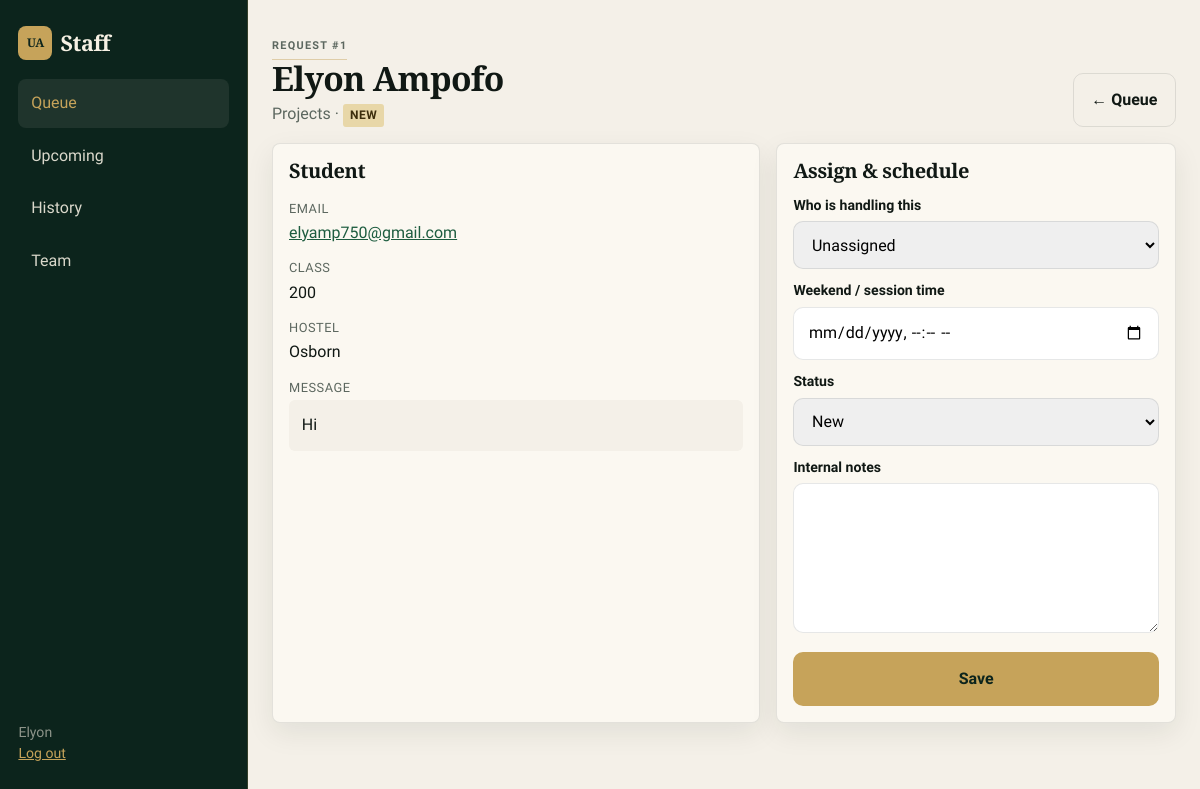
/staff/request.php?id=1 (signed in), run on the app's committed database.
### tables this page shows
CREATE TABLE staff (
      id INTEGER PRIMARY KEY AUTOINCREMENT,
      name TEXT NOT NULL,
      email TEXT NOT NULL UNIQUE,
      password_hash TEXT NOT NULL,
      role TEXT NOT NULL DEFAULT 'member',
      created_at TEXT NOT NULL DEFAULT CURRENT_TIMESTAMP
    );

CREATE TABLE bookings (
      id INTEGER PRIMARY KEY AUTOINCREMENT,
      student_name TEXT NOT NULL,
      email TEXT NOT NULL,
      class_name TEXT NOT NULL,
      hostel TEXT NOT NULL,
      service TEXT NOT NULL,
      message TEXT NOT NULL,
      status TEXT NOT NULL DEFAULT 'new',
      assigned_to INTEGER NULL,
      session_at TEXT NULL,
      staff_notes TEXT NULL,
      created_at TEXT NOT NULL DEFAULT CURRENT_TIMESTAMP,
      updated_at TEXT NOT NULL DEFAULT CURRENT_TIMESTAMP,
      FOREIGN KEY (assigned_to) REFERENCES staff(id) ON DELETE SET NULL
    );

### includes/helpers.php (called while the page is built, shortened)
<?php
function db(): PDO
{
  static $pdo;
  if ($pdo instanceof PDO) return $pdo;
  $dir = dirname(__DIR__) . '/data';
  $pdo = new PDO('sqlite:' . $dir . '/uniassist.sqlite', null, null, [
    PDO::ATTR_ERRMODE => PDO::ERRMODE_EXCEPTION,
    PDO::ATTR_DEFAULT_FETCH_MODE => PDO::FETCH_ASSOC,
  ]);
  $pdo->exec('PRAGMA foreign_keys = ON');
  return $pdo;
}
function e(?string $value): string
{
  return htmlspecialchars((string) $value, ENT_QUOTES, 'UTF-8');
}
function booking_statuses(): array
{
  return ['new' => 'New', 'assigned' => 'Assigned', 'scheduled' => 'Scheduled', 'done' => 'Done', 'cancelled' => 'Cancelled'];
}

### includes/auth.php (called while the page is built, shortened)
<?php
require_once __DIR__ . '/helpers.php';
function current_staff(): ?array
{
  $stmt = db()->prepare('SELECT id, name, email, role FROM staff WHERE id = ?');
  $stmt->execute([(int) $_SESSION['staff_id']]);
  return $stmt->fetch() ?: null;
}
function require_staff(): array
{
  $staff = current_staff();
  return $staff;
}

### staff/request.php (the view, shortened to what this page needs)
<?php
require_once __DIR__ . '/../includes/auth.php';
require_once __DIR__ . '/../includes/layout.php';
$staff = require_staff();
$id = (int) ($_GET['id'] ?? 0);
$stmt = db()->prepare('SELECT b.*, s.name AS assignee FROM bookings b LEFT JOIN staff s ON s.id = b.assigned_to WHERE b.id = ?');
$stmt->execute([$id]);
$booking = $stmt->fetch();
staff_layout_start('Request #' . $id, 'queue', $staff);
?>
<div class="staff-hero">
  <div>
    <p class="eyebrow">Request #<?= (int) $booking['id'] ?></p>
    <h1><?= e($booking['student_name']) ?></h1>
    <p><?= e($booking['service']) ?> · <?= status_badge($booking['status']) ?></p>
  </div>
  <a class="btn btn-ghost dark" href="index.php">← Queue</a>
</div>
<div class="detail-grid">
  <section class="panel">
    <h2>Student</h2>
    <dl>
      <div class="kv"><dt>Email</dt><dd><a href="history.php?email=<?= e(urlencode($booking['email'])) ?>"><?= e($booking['email']) ?></a></dd></div>
      <div class="kv"><dt>Class</dt><dd><?= e($booking['class_name']) ?></dd></div>
      <div class="kv"><dt>Hostel</dt><dd><?= e($booking['hostel']) ?></dd></div>
      <div class="kv"><dt>Message</dt><dd class="note-box"><?= e($booking['message']) ?></dd></div>
    </dl>
  </section>
  <section class="panel">
    <h2>Assign &amp; schedule</h2>
    <form method="post" class="modal-form">
      <label><span>Who is handling this</span>
        <select name="assigned_to">
          <option value="">Unassigned</option>
        </select>
      </label>
      <label><span>Weekend / session time</span>
        <input type="datetime-local" name="session_at" value="<?= $booking['session_at'] ? e(date('Y-m-d\TH:i', strtotime($booking['session_at']))) : '' ?>" />
      </label>
      <label><span>Status</span>
        <select name="status">
          <?php foreach (booking_statuses() as $key => $label): ?>
            <option value="<?= e($key) ?>" <?= $booking['status'] === $key ? 'selected' : '' ?>><?= e($label) ?></option>
          <?php endforeach; ?>
        </select>
      </label>
      <label><span>Internal notes</span>
        <textarea name="staff_notes" rows="5"><?= e($booking['staff_notes'] ?? '') ?></textarea>
      </label>
      <button type="submit" class="btn btn-primary">Save</button>
    </form>
  </section>
</div>
<?php staff_layout_end();

### includes/layout.php (shortened to what this page needs)
<?php
function staff_layout_start(string $title, string $active, array $staff): void
{
  $nav = [
    'queue' => ['index.php', 'Queue'],
    'upcoming' => ['upcoming.php', 'Upcoming'],
    'history' => ['history.php', 'History'],
    'team' => ['team.php', 'Team'],
  ];
  ?>
<!doctype html>
<html lang="en">
<head>
  <link rel="stylesheet" href="../css/styles.css?v=3" />
  <link rel="stylesheet" href="../css/staff.css?v=3" />
</head>
<body class="staff-body has-sidebar">
  <aside class="sidebar" id="site-sidebar">
    <a class="logo sidebar-brand" href="index.php"><span class="logo-mark">UA</span> Staff</a>
    <nav class="sidebar-nav">
      <?php foreach ($nav as $key => [$href, $label]): ?>
        <a href="<?= e($href) ?>" class="<?= $active === $key ? 'is-active' : '' ?>"><?= e($label) ?></a>
      <?php endforeach; ?>
    </nav>
    <p class="sidebar-foot">
      <?= e($staff['name']) ?><br>
      <a href="logout.php">Log out</a>
    </p>
  </aside>
  <main class="staff-main container">
  <?php
}
function staff_layout_end(): void
{
  ?>
  </main>
</body>
</html>
  <?php
}
function status_badge(string $status): string
{
  return '<span class="badge badge-' . e($status) . '">' . e(booking_statuses()[$status] ?? $status) . '</span>';
}

### css/styles.css (style rules this page uses)
:root { --bg: #f4f0e8; --surface: #fbf8f1; --ink: #101814; --muted: #5c675f; --line: rgba(16, 24, 20, 0.1); --forest: #0c241c; --gold: #c6a35a; --gold-2: #d8b86c; --green: #1d5c3f; --radius: 14px; --max-width: 1140px; --header-h: 56px; --sidebar-w: 248px; --shadow-1: 0 10px 28px rgba(12, 36, 28, 0.08); --shadow-2: 0 28px 56px rgba(12, 36, 28, 0.16); --hero-img: url("../img/20260727_135242.jpg"); }
* { box-sizing: border-box; }
html { scroll-behavior: smooth; scroll-padding-top: calc(var(--header-h) + 10px); -webkit-text-size-adjust: 100%; }
body { margin: 0; min-height: 100dvh; font-family: "Source Sans 3", system-ui, sans-serif; background: var(--bg); color: var(--ink); line-height: 1.55; }
a { color: var(--green); }
.container { max-width: var(--max-width); margin: 0 auto; padding: 0 1rem; }
h1, h2, h3, .logo { font-family: "Cormorant Garamond", Georgia, serif; letter-spacing: -0.02em; line-height: 1.12; font-weight: 600; }
.logo { display: inline-flex; align-items: center; gap: 0.5rem; color: #f7f1e4; text-decoration: none; font-size: 1.2rem; }
.logo-mark { width: 34px; height: 34px; border-radius: 8px; display: grid; place-items: center; background: var(--gold); color: var(--forest); font-size: 0.75rem; font-weight: 700; }
.sidebar { position: fixed; top: 0; bottom: 0; left: 0; z-index: 80; width: 248px; max-width: 86vw; background: var(--forest); color: #f7f1e4; padding: calc(1.1rem + env(safe-area-inset-top, 0px)) 1.15rem 1.3rem; display: flex; flex-direction: column; gap: 1.2rem; transform: translateX(-110%); transition: transform .22s ease; border-right: 1px solid rgba(198,163,90,.22); box-shadow: 12px 0 40px rgba(0,0,0,.25); overflow-y: auto; }
.sidebar-brand { font-size: 1.35rem; }
.sidebar-nav { display: grid; gap: 0.25rem; }
.sidebar-nav a, .sidebar-nav button { color: rgba(247,241,228,.88); text-decoration: none; background: none; border: 0; font: inherit; text-align: left; padding: 0.75rem 0.8rem; min-height: 48px; border-radius: 8px; cursor: pointer; display: flex; align-items: center; }
.sidebar-nav a.is-active, .sidebar-nav a:hover, .sidebar-nav button:hover { background: rgba(247,241,228,.08); color: var(--gold); }
.sidebar-foot { margin-top: auto; color: rgba(247,241,228,.55); font-size: 0.88rem; }
.sidebar-foot a { color: var(--gold); }
.btn { display: inline-flex; align-items: center; justify-content: center; min-height: 48px; padding: 0.85rem 1.1rem; width: 100%; border-radius: 10px; border: 1px solid transparent; font: inherit; font-weight: 600; cursor: pointer; text-decoration: none; }
.btn-primary { background: var(--gold); color: var(--forest); }
.btn-ghost { background: transparent; color: #f7f1e4; border-color: rgba(247,241,228,.35); }
.btn-ghost.dark { color: var(--ink); border-color: var(--line); }
.eyebrow { color: var(--gold); font-size: 0.68rem; font-weight: 600; letter-spacing: 0.12em; text-transform: uppercase; border-bottom: 1px solid rgba(198,163,90,.45); padding: 0.25rem 0; display: inline-block; }
.modal-form { display: grid; gap: 0.7rem; }
label span { display: block; margin-bottom: 0.3rem; font-weight: 600; font-size: 0.88rem; }
input, textarea, select { width: 100%; min-height: 48px; padding: 0.75rem 0.85rem; border: 1px solid var(--line); border-radius: 10px; font: inherit; font-size: 16px; }
@media (min-width: 900px) { :root { --header-h: 0px; } }
@media (min-width: 900px) { .container { padding: 0 1.5rem; } }
@media (min-width: 900px) { .sidebar { transform: translateX(0); width: var(--sidebar-w); max-width: none; padding-top: 1.6rem; box-shadow: none; } }
@media (min-width: 900px) { body.has-sidebar { padding-left: var(--sidebar-w); overflow: auto; } }
@media (min-width: 900px) { .btn { width: auto; } }

### data on the page
staff: name "Elyon"
bookings: id "1", student_name "Elyon Ampofo", service "Projects", status "NEW", email "elyamp750@gmail.com", class_name "200", hostel "Osborn", message "Hi", status "New"

### other printed values
$label "Queue"
$label "Upcoming"
$label "History"
$label "Team"
